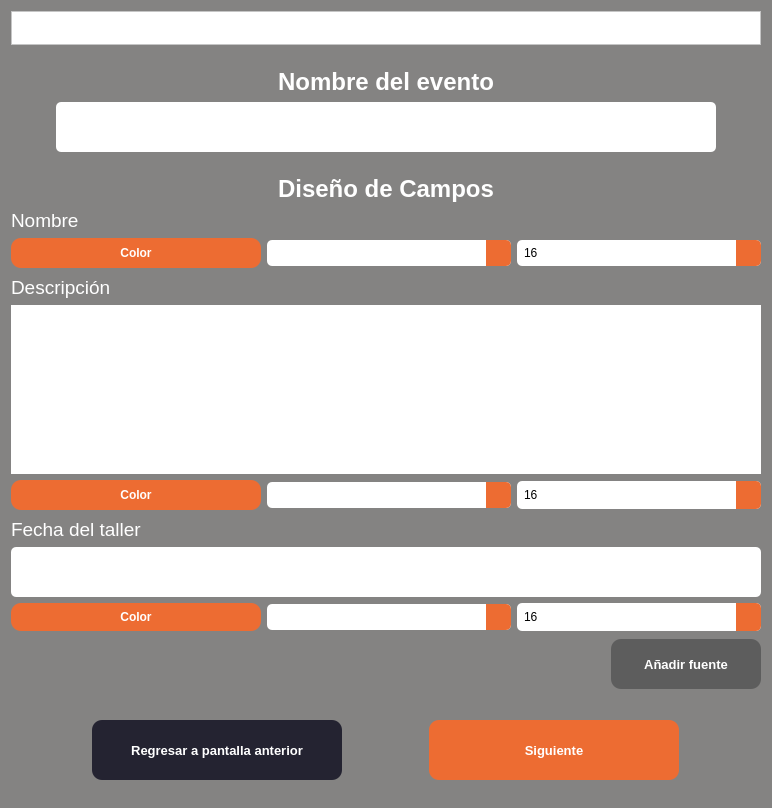
<?xml version="1.0" encoding="UTF-8"?>
<ui version="4.0">
 <class>Form</class>
 <widget class="QWidget" name="Form">
  <property name="geometry">
   <rect>
    <x>0</x>
    <y>0</y>
    <width>716</width>
    <height>808</height>
   </rect>
  </property>
  <property name="windowTitle">
   <string>Generador de Diplomas</string>
  </property>
  <property name="styleSheet">
   <string notr="true">color: white;
background-color: rgb(132, 131, 130);</string>
  </property>
  <layout class="QVBoxLayout" name="verticalLayout_2">
   <item>
    <widget class="QFrame" name="frame">
     <property name="maximumSize">
      <size>
       <width>16777215</width>
       <height>81</height>
      </size>
     </property>
     <property name="autoFillBackground">
      <bool>false</bool>
     </property>
     <property name="styleSheet">
      <string notr="true">background-color: rgb(255, 255, 255)
</string>
     </property>
     <property name="frameShape">
      <enum>QFrame::StyledPanel</enum>
     </property>
     <property name="frameShadow">
      <enum>QFrame::Raised</enum>
     </property>
     <layout class="QGridLayout" name="gridLayout">
      <item row="0" column="0">
       <widget class="QLabel" name="lbLogo">
        <property name="sizePolicy">
         <sizepolicy hsizetype="Maximum" vsizetype="Preferred">
          <horstretch>0</horstretch>
          <verstretch>0</verstretch>
         </sizepolicy>
        </property>
        <property name="autoFillBackground">
         <bool>false</bool>
        </property>
        <property name="styleSheet">
         <string notr="true"/>
        </property>
        <property name="text">
         <string/>
        </property>
        <property name="pixmap">
         <pixmap>../icons/csoftmty_logo.png</pixmap>
        </property>
        <property name="scaledContents">
         <bool>false</bool>
        </property>
       </widget>
      </item>
     </layout>
    </widget>
   </item>
   <item>
    <layout class="QHBoxLayout" name="horizontalLayout">
     <item>
      <spacer name="horizontalSpacer_3">
       <property name="orientation">
        <enum>Qt::Horizontal</enum>
       </property>
       <property name="sizeHint" stdset="0">
        <size>
         <width>40</width>
         <height>20</height>
        </size>
       </property>
      </spacer>
     </item>
     <item>
      <layout class="QVBoxLayout" name="verticalLayout">
       <item>
        <spacer name="verticalSpacer_2">
         <property name="orientation">
          <enum>Qt::Vertical</enum>
         </property>
         <property name="sizeHint" stdset="0">
          <size>
           <width>20</width>
           <height>40</height>
          </size>
         </property>
        </spacer>
       </item>
       <item>
        <widget class="QLabel" name="lbEventName">
         <property name="font">
          <font>
           <family>Yu Gothic UI</family>
           <pointsize>18</pointsize>
           <weight>75</weight>
           <bold>true</bold>
          </font>
         </property>
         <property name="text">
          <string>Nombre del evento</string>
         </property>
         <property name="alignment">
          <set>Qt::AlignBottom|Qt::AlignHCenter</set>
         </property>
        </widget>
       </item>
       <item>
        <layout class="QHBoxLayout" name="horizontalLayout_6">
         <item>
          <spacer name="horizontalSpacer">
           <property name="orientation">
            <enum>Qt::Horizontal</enum>
           </property>
           <property name="sizeHint" stdset="0">
            <size>
             <width>40</width>
             <height>20</height>
            </size>
           </property>
          </spacer>
         </item>
         <item>
          <widget class="QLineEdit" name="tfName">
           <property name="minimumSize">
            <size>
             <width>660</width>
             <height>50</height>
            </size>
           </property>
           <property name="font">
            <font>
             <family>Yu Gothic UI</family>
             <pointsize>9</pointsize>
            </font>
           </property>
           <property name="autoFillBackground">
            <bool>false</bool>
           </property>
           <property name="styleSheet">
            <string notr="true">color: black;
background-color: white;
border-radius: 5px;</string>
           </property>
          </widget>
         </item>
         <item>
          <spacer name="horizontalSpacer_2">
           <property name="orientation">
            <enum>Qt::Horizontal</enum>
           </property>
           <property name="sizeHint" stdset="0">
            <size>
             <width>40</width>
             <height>20</height>
            </size>
           </property>
          </spacer>
         </item>
        </layout>
       </item>
       <item>
        <spacer name="verticalSpacer">
         <property name="orientation">
          <enum>Qt::Vertical</enum>
         </property>
         <property name="sizeHint" stdset="0">
          <size>
           <width>20</width>
           <height>40</height>
          </size>
         </property>
        </spacer>
       </item>
       <item>
        <widget class="QLabel" name="lbFieldsAndDesign">
         <property name="font">
          <font>
           <family>Yu Gothic UI</family>
           <pointsize>18</pointsize>
           <weight>75</weight>
           <bold>true</bold>
          </font>
         </property>
         <property name="text">
          <string>Diseño de Campos</string>
         </property>
         <property name="alignment">
          <set>Qt::AlignBottom|Qt::AlignHCenter</set>
         </property>
        </widget>
       </item>
       <item>
        <widget class="QLabel" name="lbName">
         <property name="font">
          <font>
           <family>Yu Gothic UI</family>
           <pointsize>14</pointsize>
          </font>
         </property>
         <property name="text">
          <string>Nombre</string>
         </property>
        </widget>
       </item>
       <item>
        <layout class="QHBoxLayout" name="hlName">
         <property name="bottomMargin">
          <number>2</number>
         </property>
         <item>
          <widget class="QPushButton" name="btnColorName">
           <property name="sizePolicy">
            <sizepolicy hsizetype="Minimum" vsizetype="Fixed">
             <horstretch>0</horstretch>
             <verstretch>0</verstretch>
            </sizepolicy>
           </property>
           <property name="minimumSize">
            <size>
             <width>250</width>
             <height>30</height>
            </size>
           </property>
           <property name="font">
            <font>
             <family>Yu Gothic UI</family>
             <pointsize>9</pointsize>
             <weight>75</weight>
             <bold>true</bold>
            </font>
           </property>
           <property name="styleSheet">
            <string notr="true">background-color: rgb(237, 108, 50);
border-radius: 10px</string>
           </property>
           <property name="text">
            <string>Color</string>
           </property>
          </widget>
         </item>
         <item>
          <widget class="QComboBox" name="cbFontName">
           <property name="font">
            <font>
             <family>Yu Gothic UI</family>
             <pointsize>9</pointsize>
            </font>
           </property>
           <property name="styleSheet">
            <string notr="true">QComboBox{
    border: none;
    border-radius: 5px;
    background-color: rgb(255, 255, 255);
    color: rgb(0, 0, 0);
    padding: 5px; 
}

QComboBox::drop-down{
    background-color: rgb(237, 108, 50);
    border: none;
    width: 25px;
    border-top-right-radius: 5px;
    border-bottom-right-radius: 5px;
}

QComboBox::down-arrow{
    image: url(package/icons/chevron.png);
    width: 14px;
    height: 14px;
}

QListView{
    border: none;
    color: rgb(132, 131, 130);
    background-color: rgb(255, 255, 255);
    font-weight: bold;
    selection-background-color: rgb(237, 108, 50);
    show-decoration-selected: 1;
    margin-left: -10px;
    padding-left: 15px;
}

QListView::item:hover{
    background-color: rgb(237, 108, 50);
    border: none;
}</string>
           </property>
          </widget>
         </item>
         <item>
          <widget class="QSpinBox" name="sbSizeName">
           <property name="font">
            <font>
             <family>Yu Gothic UI</family>
             <pointsize>9</pointsize>
            </font>
           </property>
           <property name="styleSheet">
            <string notr="true">QSpinBox {
    border: none;
    border-radius: 5px;
    background-color: rgb(255, 255, 255);
    color: rgb(0, 0, 0);
    padding: 5px; 
}

QSpinBox::up-button {
    background-color: rgb(237, 108, 50);
    border: none;
    width: 25px;
    border-top-right-radius: 5px;
}

QSpinBox::down-button {
    background-color: rgb(237, 108, 50);
    border: none;
    width: 25px;
    border-bottom-right-radius: 5px;
}

QSpinBox::up-arrow {
    image: url(package/icons/chevron-up.png);
    width: 14px;
    height: 14px;
}

QSpinBox::down-arrow {
    image: url(package/icons/chevron.png);
    width: 14px;
    height: 14px;
}</string>
           </property>
           <property name="maximum">
            <number>200</number>
           </property>
           <property name="value">
            <number>16</number>
           </property>
          </widget>
         </item>
        </layout>
       </item>
       <item>
        <widget class="QLabel" name="lbDescription">
         <property name="font">
          <font>
           <family>Yu Gothic UI</family>
           <pointsize>14</pointsize>
          </font>
         </property>
         <property name="text">
          <string>Descripción</string>
         </property>
        </widget>
       </item>
       <item>
        <widget class="QTextEdit" name="tfDescription">
         <property name="font">
          <font>
           <family>Yu Gothic UI</family>
           <pointsize>9</pointsize>
          </font>
         </property>
         <property name="autoFillBackground">
          <bool>true</bool>
         </property>
         <property name="styleSheet">
          <string notr="true">color: black;
background-color: white;
border-radius: 5px;</string>
         </property>
        </widget>
       </item>
       <item>
        <layout class="QHBoxLayout" name="hlDescription">
         <property name="bottomMargin">
          <number>2</number>
         </property>
         <item>
          <widget class="QPushButton" name="btnColorDesc">
           <property name="minimumSize">
            <size>
             <width>250</width>
             <height>30</height>
            </size>
           </property>
           <property name="font">
            <font>
             <family>Yu Gothic UI</family>
             <pointsize>9</pointsize>
             <weight>75</weight>
             <bold>true</bold>
            </font>
           </property>
           <property name="styleSheet">
            <string notr="true">background-color: rgb(237, 108, 50);
border-radius: 10px</string>
           </property>
           <property name="text">
            <string>Color</string>
           </property>
          </widget>
         </item>
         <item>
          <widget class="QComboBox" name="cbFontDesc">
           <property name="font">
            <font>
             <family>Yu Gothic UI</family>
             <pointsize>9</pointsize>
            </font>
           </property>
           <property name="styleSheet">
            <string notr="true">QComboBox{
    border: none;
    border-radius: 5px;
    background-color: rgb(255, 255, 255);
    color: rgb(0, 0, 0);
    padding: 5px; 
}

QComboBox::drop-down{
    background-color: rgb(237, 108, 50);
    border: none;
    width: 25px;
    border-top-right-radius: 5px;
    border-bottom-right-radius: 5px;
}

QComboBox::down-arrow{
    image: url(package/icons/chevron.png);
    width: 14px;
    height: 14px;
}

QListView{
    border: none;
    color: rgb(132, 131, 130);
    background-color: rgb(255, 255, 255);
    font-weight: bold;
    selection-background-color: rgb(237, 108, 50);
    show-decoration-selected: 1;
    margin-left: -10px;
    padding-left: 15px;
}

QListView::item:hover{
    background-color: rgb(237, 108, 50);
    border: none;
}</string>
           </property>
          </widget>
         </item>
         <item>
          <widget class="QSpinBox" name="sbSizeDesc">
           <property name="minimumSize">
            <size>
             <width>200</width>
             <height>28</height>
            </size>
           </property>
           <property name="font">
            <font>
             <family>Yu Gothic UI</family>
             <pointsize>9</pointsize>
            </font>
           </property>
           <property name="styleSheet">
            <string notr="true">QSpinBox {
    border: none;
    border-radius: 5px;
    background-color: rgb(255, 255, 255);
    color: rgb(0, 0, 0);
    padding: 5px; 
}

QSpinBox::up-button {
    background-color: rgb(237, 108, 50);
    border: none;
    width: 25px;
    border-top-right-radius: 5px;
}

QSpinBox::down-button {
    background-color: rgb(237, 108, 50);
    border: none;
    width: 25px;
    border-bottom-right-radius: 5px;
}

QSpinBox::up-arrow {
    image: url(package/icons/chevron-up.png);
    width: 14px;
    height: 14px;
}

QSpinBox::down-arrow {
    image: url(package/icons/chevron.png);
    width: 14px;
    height: 14px;
}</string>
           </property>
           <property name="maximum">
            <number>200</number>
           </property>
           <property name="value">
            <number>16</number>
           </property>
          </widget>
         </item>
        </layout>
       </item>
       <item>
        <widget class="QLabel" name="lbAttachImg">
         <property name="font">
          <font>
           <family>Yu Gothic UI</family>
           <pointsize>14</pointsize>
          </font>
         </property>
         <property name="text">
          <string>Fecha del taller</string>
         </property>
         <property name="alignment">
          <set>Qt::AlignBottom|Qt::AlignLeading|Qt::AlignLeft</set>
         </property>
        </widget>
       </item>
       <item>
        <widget class="QLineEdit" name="tfDate">
         <property name="minimumSize">
          <size>
           <width>660</width>
           <height>50</height>
          </size>
         </property>
         <property name="font">
          <font>
           <family>Yu Gothic UI</family>
           <pointsize>9</pointsize>
          </font>
         </property>
         <property name="styleSheet">
          <string notr="true">color: black;
background-color: white;
border-radius: 5px;</string>
         </property>
        </widget>
       </item>
       <item>
        <layout class="QHBoxLayout" name="hlDate">
         <property name="bottomMargin">
          <number>2</number>
         </property>
         <item>
          <widget class="QPushButton" name="btnColorDate">
           <property name="minimumSize">
            <size>
             <width>250</width>
             <height>28</height>
            </size>
           </property>
           <property name="font">
            <font>
             <family>Yu Gothic UI</family>
             <pointsize>9</pointsize>
             <weight>75</weight>
             <bold>true</bold>
            </font>
           </property>
           <property name="styleSheet">
            <string notr="true">background-color: rgb(237, 108, 50);
border-radius: 10px</string>
           </property>
           <property name="text">
            <string>Color</string>
           </property>
          </widget>
         </item>
         <item>
          <widget class="QComboBox" name="cbFontDate">
           <property name="font">
            <font>
             <family>Yu Gothic UI</family>
             <pointsize>9</pointsize>
            </font>
           </property>
           <property name="styleSheet">
            <string notr="true">QComboBox{
    border: none;
    border-radius: 5px;
    background-color: rgb(255, 255, 255);
    color: rgb(0, 0, 0);
    padding: 5px; 
}

QComboBox::drop-down{
    background-color: rgb(237, 108, 50);
    border: none;
    width: 25px;
    border-top-right-radius: 5px;
    border-bottom-right-radius: 5px;
}

QComboBox::down-arrow{
    image: url(package/icons/chevron.png);
    width: 14px;
    height: 14px;
}

QListView{
    border: none;
    color: rgb(132, 131, 130);
    background-color: rgb(255, 255, 255);
    font-weight: bold;
    selection-background-color: rgb(237, 108, 50);
    show-decoration-selected: 1;
    margin-left: -10px;
    padding-left: 15px;
}

QListView::item:hover{
    background-color: rgb(237, 108, 50);
    border: none;
}</string>
           </property>
          </widget>
         </item>
         <item>
          <widget class="QSpinBox" name="sbSizeDate">
           <property name="minimumSize">
            <size>
             <width>200</width>
             <height>28</height>
            </size>
           </property>
           <property name="font">
            <font>
             <family>Yu Gothic UI</family>
             <pointsize>9</pointsize>
            </font>
           </property>
           <property name="styleSheet">
            <string notr="true">QSpinBox {
    border: none;
    border-radius: 5px;
    background-color: rgb(255, 255, 255);
    color: rgb(0, 0, 0);
    padding: 5px; 
}

QSpinBox::up-button {
    background-color: rgb(237, 108, 50);
    border: none;
    width: 25px;
    border-top-right-radius: 5px;
}

QSpinBox::down-button {
    background-color: rgb(237, 108, 50);
    border: none;
    width: 25px;
    border-bottom-right-radius: 5px;
}

QSpinBox::up-arrow {
    image: url(package/icons/chevron-up.png);
    width: 14px;
    height: 14px;
}

QSpinBox::down-arrow {
    image: url(package/icons/chevron.png);
    width: 14px;
    height: 14px;
}</string>
           </property>
           <property name="maximum">
            <number>200</number>
           </property>
           <property name="value">
            <number>16</number>
           </property>
          </widget>
         </item>
        </layout>
       </item>
       <item>
        <layout class="QHBoxLayout" name="hlButton">
         <property name="leftMargin">
          <number>600</number>
         </property>
         <property name="rightMargin">
          <number>0</number>
         </property>
         <item>
          <widget class="QPushButton" name="btnAddFont">
           <property name="sizePolicy">
            <sizepolicy hsizetype="Maximum" vsizetype="Fixed">
             <horstretch>0</horstretch>
             <verstretch>0</verstretch>
            </sizepolicy>
           </property>
           <property name="minimumSize">
            <size>
             <width>150</width>
             <height>50</height>
            </size>
           </property>
           <property name="font">
            <font>
             <family>Yu Gothic UI</family>
             <pointsize>10</pointsize>
             <weight>75</weight>
             <bold>true</bold>
            </font>
           </property>
           <property name="styleSheet">
            <string notr="true">background-color: rgb(93, 93, 93);
border-radius: 10px</string>
           </property>
           <property name="text">
            <string>Añadir fuente</string>
           </property>
          </widget>
         </item>
        </layout>
       </item>
       <item>
        <layout class="QHBoxLayout" name="horizontalLayout_3">
         <property name="topMargin">
          <number>25</number>
         </property>
         <property name="bottomMargin">
          <number>0</number>
         </property>
         <item>
          <widget class="QPushButton" name="btnBack">
           <property name="sizePolicy">
            <sizepolicy hsizetype="Maximum" vsizetype="Fixed">
             <horstretch>0</horstretch>
             <verstretch>0</verstretch>
            </sizepolicy>
           </property>
           <property name="minimumSize">
            <size>
             <width>250</width>
             <height>60</height>
            </size>
           </property>
           <property name="font">
            <font>
             <family>Yu Gothic UI</family>
             <pointsize>10</pointsize>
             <weight>75</weight>
             <bold>true</bold>
            </font>
           </property>
           <property name="styleSheet">
            <string notr="true">background-color: #242331;
border-radius: 10px</string>
           </property>
           <property name="text">
            <string>Regresar a pantalla anterior</string>
           </property>
          </widget>
         </item>
         <item>
          <widget class="QPushButton" name="btnNext">
           <property name="sizePolicy">
            <sizepolicy hsizetype="Maximum" vsizetype="Fixed">
             <horstretch>0</horstretch>
             <verstretch>0</verstretch>
            </sizepolicy>
           </property>
           <property name="minimumSize">
            <size>
             <width>250</width>
             <height>60</height>
            </size>
           </property>
           <property name="font">
            <font>
             <family>Yu Gothic UI</family>
             <pointsize>10</pointsize>
             <weight>75</weight>
             <bold>true</bold>
            </font>
           </property>
           <property name="styleSheet">
            <string notr="true">background-color: rgb(237, 108, 50);
border-radius: 10px</string>
           </property>
           <property name="text">
            <string>Siguiente</string>
           </property>
          </widget>
         </item>
        </layout>
       </item>
       <item>
        <spacer name="verticalSpacer_3">
         <property name="orientation">
          <enum>Qt::Vertical</enum>
         </property>
         <property name="sizeHint" stdset="0">
          <size>
           <width>20</width>
           <height>40</height>
          </size>
         </property>
        </spacer>
       </item>
      </layout>
     </item>
     <item>
      <spacer name="horizontalSpacer_4">
       <property name="orientation">
        <enum>Qt::Horizontal</enum>
       </property>
       <property name="sizeHint" stdset="0">
        <size>
         <width>40</width>
         <height>20</height>
        </size>
       </property>
      </spacer>
     </item>
    </layout>
   </item>
  </layout>
 </widget>
 <resources/>
 <connections/>
</ui>
